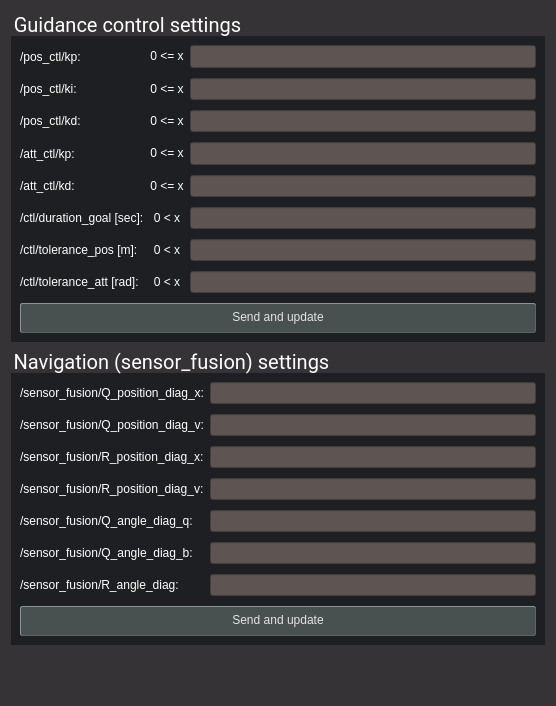
<?xml version="1.0" encoding="UTF-8"?>
<ui version="4.0">
 <class>intball::TelecommandControlSettingsWidget</class>
 <widget class="QWidget" name="intball::TelecommandControlSettingsWidget">
  <property name="geometry">
   <rect>
    <x>0</x>
    <y>0</y>
    <width>556</width>
    <height>706</height>
   </rect>
  </property>
  <property name="sizePolicy">
   <sizepolicy hsizetype="Preferred" vsizetype="Preferred">
    <horstretch>0</horstretch>
    <verstretch>0</verstretch>
   </sizepolicy>
  </property>
  <property name="minimumSize">
   <size>
    <width>0</width>
    <height>0</height>
   </size>
  </property>
  <property name="font">
   <font>
    <family>Roboto</family>
   </font>
  </property>
  <property name="windowTitle">
   <string>Form</string>
  </property>
  <property name="styleSheet">
   <string notr="true">color: rgb(255, 255, 255);
background-color: rgb(53, 51, 53);</string>
  </property>
  <layout class="QGridLayout" name="gridLayout">
   <item row="2" column="0">
    <widget class="QGroupBox" name="groupNavigation">
     <property name="styleSheet">
      <string notr="true">QGroupBox {
  border: 0;
  margin-top: 25px;
  font-size: 20px;
  background-color: rgb(29, 31, 34);
}
QLabel {
    background-color: rgb(29, 31, 34);
}</string>
     </property>
     <property name="title">
      <string>Navigation (sensor_fusion) settings</string>
     </property>
     <layout class="QFormLayout" name="formLayout_2">
      <property name="verticalSpacing">
       <number>10</number>
      </property>
      <item row="0" column="0">
       <widget class="QLabel" name="labelQ_position_diag_x">
        <property name="text">
         <string>/sensor_fusion/Q_position_diag_x:</string>
        </property>
       </widget>
      </item>
      <item row="0" column="1">
       <widget class="QLineEdit" name="lineEditQ_position_diag_x">
        <property name="styleSheet">
         <string notr="true">background-color: rgb(94, 85, 82);
color: rgb(255, 255, 255);</string>
        </property>
        <property name="clearButtonEnabled">
         <bool>true</bool>
        </property>
       </widget>
      </item>
      <item row="1" column="0">
       <widget class="QLabel" name="labelQ_position_diag_v">
        <property name="text">
         <string>/sensor_fusion/Q_position_diag_v:</string>
        </property>
       </widget>
      </item>
      <item row="1" column="1">
       <widget class="QLineEdit" name="lineEditQ_position_diag_v">
        <property name="styleSheet">
         <string notr="true">background-color: rgb(94, 85, 82);
color: rgb(255, 255, 255);</string>
        </property>
        <property name="clearButtonEnabled">
         <bool>true</bool>
        </property>
       </widget>
      </item>
      <item row="2" column="0">
       <widget class="QLabel" name="labelR_position_diag_x">
        <property name="text">
         <string>/sensor_fusion/R_position_diag_x:</string>
        </property>
       </widget>
      </item>
      <item row="2" column="1">
       <widget class="QLineEdit" name="lineEditR_position_diag_x">
        <property name="styleSheet">
         <string notr="true">background-color: rgb(94, 85, 82);
color: rgb(255, 255, 255);</string>
        </property>
        <property name="clearButtonEnabled">
         <bool>true</bool>
        </property>
       </widget>
      </item>
      <item row="3" column="0">
       <widget class="QLabel" name="labelR_position_diag_v">
        <property name="text">
         <string>/sensor_fusion/R_position_diag_v:</string>
        </property>
       </widget>
      </item>
      <item row="3" column="1">
       <widget class="QLineEdit" name="lineEditR_position_diag_v">
        <property name="styleSheet">
         <string notr="true">background-color: rgb(94, 85, 82);
color: rgb(255, 255, 255);</string>
        </property>
        <property name="clearButtonEnabled">
         <bool>true</bool>
        </property>
       </widget>
      </item>
      <item row="4" column="0">
       <widget class="QLabel" name="labelQ_angle_diag_q">
        <property name="text">
         <string>/sensor_fusion/Q_angle_diag_q:</string>
        </property>
       </widget>
      </item>
      <item row="4" column="1">
       <widget class="QLineEdit" name="lineEditQ_angle_diag_q">
        <property name="styleSheet">
         <string notr="true">background-color: rgb(94, 85, 82);
color: rgb(255, 255, 255);</string>
        </property>
        <property name="clearButtonEnabled">
         <bool>true</bool>
        </property>
       </widget>
      </item>
      <item row="5" column="0">
       <widget class="QLabel" name="labelQ_angle_diag_b">
        <property name="text">
         <string>/sensor_fusion/Q_angle_diag_b:</string>
        </property>
       </widget>
      </item>
      <item row="5" column="1">
       <widget class="QLineEdit" name="lineEditQ_angle_diag_b">
        <property name="styleSheet">
         <string notr="true">background-color: rgb(94, 85, 82);
color: rgb(255, 255, 255);</string>
        </property>
        <property name="clearButtonEnabled">
         <bool>true</bool>
        </property>
       </widget>
      </item>
      <item row="6" column="0">
       <widget class="QLabel" name="labelR_angle_diag">
        <property name="text">
         <string>/sensor_fusion/R_angle_diag:</string>
        </property>
       </widget>
      </item>
      <item row="6" column="1">
       <widget class="QLineEdit" name="lineEditR_angle_diag">
        <property name="styleSheet">
         <string notr="true">background-color: rgb(94, 85, 82);
color: rgb(255, 255, 255);</string>
        </property>
        <property name="clearButtonEnabled">
         <bool>true</bool>
        </property>
       </widget>
      </item>
      <item row="7" column="0" colspan="2">
       <widget class="intball::CommandButton" name="navigationSendButton">
        <property name="minimumSize">
         <size>
          <width>0</width>
          <height>30</height>
         </size>
        </property>
        <property name="styleSheet">
         <string notr="true">QPushButton {
  background-color: rgb(72, 80, 80);
  color: rgb(229, 227, 226);
  padding-bottom: 3px;
  border-radius: 2px;
  border: 1px outset rgb(92, 100, 100);
}
QPushButton:pressed {
  background-color: rgb(92, 100, 100);
  color: rgb(255, 255, 255);
  padding-bottom: 3px;
  border-radius: 2px;
  border: 1px outset rgb(92, 100, 100);
}
QPushButton:disabled {
  background-color: rgb(112, 120, 120);
  color: rgb(255, 255, 255);
  padding-bottom: 3px;
  border-radius: 2px;
  border: 1px outset rgb(112, 120, 120);
}</string>
        </property>
        <property name="text">
         <string>Send and update</string>
        </property>
       </widget>
      </item>
     </layout>
    </widget>
   </item>
   <item row="0" column="0">
    <widget class="QGroupBox" name="groupGuidanceAndControl">
     <property name="styleSheet">
      <string notr="true">QGroupBox {
  border: 0;
  margin-top: 25px;
  font-size: 20px;
  background-color: rgb(29, 31, 34);
}
QLabel {
    background-color: rgb(29, 31, 34);
}</string>
     </property>
     <property name="title">
      <string>Guidance control settings</string>
     </property>
     <layout class="QGridLayout" name="gridLayout_5">
      <property name="verticalSpacing">
       <number>10</number>
      </property>
      <item row="7" column="1">
       <widget class="QLabel" name="labelToleranceAttRange">
        <property name="text">
         <string>0 &lt; x</string>
        </property>
        <property name="alignment">
         <set>Qt::AlignCenter</set>
        </property>
       </widget>
      </item>
      <item row="4" column="2">
       <widget class="QLineEdit" name="lineEditAttKd">
        <property name="styleSheet">
         <string notr="true">background-color: rgb(94, 85, 82);
color: rgb(255, 255, 255);</string>
        </property>
        <property name="clearButtonEnabled">
         <bool>true</bool>
        </property>
       </widget>
      </item>
      <item row="7" column="2">
       <widget class="QLineEdit" name="lineEditToleranceAtt">
        <property name="styleSheet">
         <string notr="true">background-color: rgb(94, 85, 82);
color: rgb(255, 255, 255);</string>
        </property>
        <property name="clearButtonEnabled">
         <bool>true</bool>
        </property>
       </widget>
      </item>
      <item row="3" column="0">
       <widget class="QLabel" name="labelAttKp">
        <property name="text">
         <string>/att_ctl/kp:</string>
        </property>
       </widget>
      </item>
      <item row="4" column="1">
       <widget class="QLabel" name="labelAttKdRange">
        <property name="text">
         <string>0 &lt;= x</string>
        </property>
        <property name="alignment">
         <set>Qt::AlignCenter</set>
        </property>
       </widget>
      </item>
      <item row="1" column="2">
       <widget class="QLineEdit" name="lineEditPosKi">
        <property name="styleSheet">
         <string notr="true">background-color: rgb(94, 85, 82);
color: rgb(255, 255, 255);</string>
        </property>
        <property name="clearButtonEnabled">
         <bool>true</bool>
        </property>
       </widget>
      </item>
      <item row="1" column="1">
       <widget class="QLabel" name="labelPosKiRange">
        <property name="text">
         <string>0 &lt;= x</string>
        </property>
        <property name="alignment">
         <set>Qt::AlignCenter</set>
        </property>
       </widget>
      </item>
      <item row="6" column="2">
       <widget class="QLineEdit" name="lineEditTolerancePos">
        <property name="styleSheet">
         <string notr="true">background-color: rgb(94, 85, 82);
color: rgb(255, 255, 255);</string>
        </property>
        <property name="clearButtonEnabled">
         <bool>true</bool>
        </property>
       </widget>
      </item>
      <item row="6" column="1">
       <widget class="QLabel" name="labelTolerancePosRange">
        <property name="text">
         <string>0 &lt; x</string>
        </property>
        <property name="alignment">
         <set>Qt::AlignCenter</set>
        </property>
       </widget>
      </item>
      <item row="5" column="0">
       <widget class="QLabel" name="labelDurationGoal">
        <property name="text">
         <string>/ctl/duration_goal [sec]:</string>
        </property>
       </widget>
      </item>
      <item row="2" column="1">
       <widget class="QLabel" name="labelPosKdRange">
        <property name="text">
         <string>0 &lt;= x</string>
        </property>
        <property name="alignment">
         <set>Qt::AlignCenter</set>
        </property>
       </widget>
      </item>
      <item row="5" column="1">
       <widget class="QLabel" name="labelDurationGoalRange">
        <property name="text">
         <string>0 &lt; x</string>
        </property>
        <property name="alignment">
         <set>Qt::AlignCenter</set>
        </property>
       </widget>
      </item>
      <item row="8" column="0" colspan="3">
       <widget class="intball::CommandButton" name="guidanceAndControlSendButton">
        <property name="minimumSize">
         <size>
          <width>0</width>
          <height>30</height>
         </size>
        </property>
        <property name="styleSheet">
         <string notr="true">QPushButton {
  background-color: rgb(72, 80, 80);
  color: rgb(229, 227, 226);
  padding-bottom: 3px;
  border-radius: 2px;
  border: 1px outset rgb(92, 100, 100);
}
QPushButton:pressed {
  background-color: rgb(92, 100, 100);
  color: rgb(255, 255, 255);
  padding-bottom: 3px;
  border-radius: 2px;
  border: 1px outset rgb(92, 100, 100);
}
QPushButton:disabled {
  background-color: rgb(112, 120, 120);
  color: rgb(255, 255, 255);
  padding-bottom: 3px;
  border-radius: 2px;
  border: 1px outset rgb(112, 120, 120);
}</string>
        </property>
        <property name="text">
         <string>Send and update</string>
        </property>
       </widget>
      </item>
      <item row="1" column="0">
       <widget class="QLabel" name="labelPosKi">
        <property name="text">
         <string>/pos_ctl/ki:</string>
        </property>
       </widget>
      </item>
      <item row="4" column="0">
       <widget class="QLabel" name="labelAttKd">
        <property name="text">
         <string>/att_ctl/kd:</string>
        </property>
       </widget>
      </item>
      <item row="3" column="1">
       <widget class="QLabel" name="labelAttKpRange">
        <property name="text">
         <string>0 &lt;= x</string>
        </property>
        <property name="alignment">
         <set>Qt::AlignCenter</set>
        </property>
       </widget>
      </item>
      <item row="2" column="2">
       <widget class="QLineEdit" name="lineEditPosKd">
        <property name="styleSheet">
         <string notr="true">background-color: rgb(94, 85, 82);
color: rgb(255, 255, 255);</string>
        </property>
        <property name="clearButtonEnabled">
         <bool>true</bool>
        </property>
       </widget>
      </item>
      <item row="7" column="0">
       <widget class="QLabel" name="labelToleranceAtt">
        <property name="text">
         <string>/ctl/tolerance_att [rad]:</string>
        </property>
       </widget>
      </item>
      <item row="6" column="0">
       <widget class="QLabel" name="labelTolerancePos">
        <property name="text">
         <string>/ctl/tolerance_pos [m]:</string>
        </property>
       </widget>
      </item>
      <item row="0" column="2">
       <widget class="QLineEdit" name="lineEditPosKp">
        <property name="font">
         <font>
          <family>Roboto</family>
         </font>
        </property>
        <property name="styleSheet">
         <string notr="true">background-color: rgb(94, 85, 82);
color: rgb(255, 255, 255);</string>
        </property>
        <property name="clearButtonEnabled">
         <bool>true</bool>
        </property>
       </widget>
      </item>
      <item row="3" column="2">
       <widget class="QLineEdit" name="lineEditAttKp">
        <property name="font">
         <font>
          <family>Roboto</family>
         </font>
        </property>
        <property name="styleSheet">
         <string notr="true">background-color: rgb(94, 85, 82);
color: rgb(255, 255, 255);</string>
        </property>
        <property name="clearButtonEnabled">
         <bool>true</bool>
        </property>
       </widget>
      </item>
      <item row="0" column="0">
       <widget class="QLabel" name="labelPosKp">
        <property name="text">
         <string>/pos_ctl/kp:</string>
        </property>
       </widget>
      </item>
      <item row="0" column="1">
       <widget class="QLabel" name="labelPosKpRange">
        <property name="text">
         <string>0 &lt;= x</string>
        </property>
        <property name="alignment">
         <set>Qt::AlignCenter</set>
        </property>
       </widget>
      </item>
      <item row="2" column="0">
       <widget class="QLabel" name="labelPosKd">
        <property name="text">
         <string>/pos_ctl/kd:</string>
        </property>
       </widget>
      </item>
      <item row="5" column="2">
       <widget class="QLineEdit" name="lineEditDurationGoal">
        <property name="styleSheet">
         <string notr="true">background-color: rgb(94, 85, 82);
color: rgb(255, 255, 255);</string>
        </property>
        <property name="clearButtonEnabled">
         <bool>true</bool>
        </property>
       </widget>
      </item>
     </layout>
    </widget>
   </item>
   <item row="3" column="0">
    <spacer name="verticalSpacer">
     <property name="orientation">
      <enum>Qt::Vertical</enum>
     </property>
     <property name="sizeHint" stdset="0">
      <size>
       <width>20</width>
       <height>40</height>
      </size>
     </property>
    </spacer>
   </item>
  </layout>
 </widget>
 <customwidgets>
  <customwidget>
   <class>intball::CommandButton</class>
   <extends>QPushButton</extends>
   <header>command_button.h</header>
  </customwidget>
 </customwidgets>
 <resources/>
 <connections/>
</ui>
